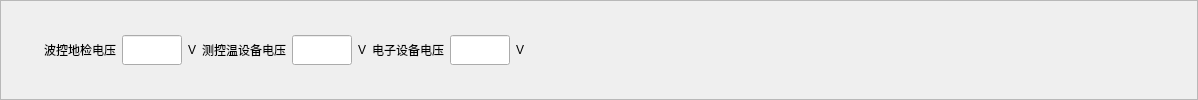
    <widget class="QFrame" name="frame">
     <property name="frameShape">
      <enum>QFrame::StyledPanel</enum>
     </property>
     <property name="frameShadow">
      <enum>QFrame::Raised</enum>
     </property>
     <layout class="QHBoxLayout" name="horizontalLayout_9">
      <property name="spacing">
       <number>6</number>
      </property>
      <property name="leftMargin">
       <number>3</number>
      </property>
      <property name="topMargin">
       <number>3</number>
      </property>
      <property name="rightMargin">
       <number>3</number>
      </property>
      <property name="bottomMargin">
       <number>3</number>
      </property>
      <item>
       <spacer name="horizontalSpacer_2">
        <property name="orientation">
         <enum>Qt::Horizontal</enum>
        </property>
        <property name="sizeHint" stdset="0">
         <size>
          <width>40</width>
          <height>20</height>
         </size>
        </property>
       </spacer>
      </item>
      <item>
       <widget class="QLabel" name="label">
        <property name="minimumSize">
         <size>
          <width>0</width>
          <height>30</height>
         </size>
        </property>
        <property name="font">
         <font>
          <pointsize>9</pointsize>
         </font>
        </property>
        <property name="text">
         <string>波控地检电压</string>
        </property>
       </widget>
      </item>
      <item>
       <widget class="QLineEdit" name="waveGroundVoltageEdit">
        <property name="minimumSize">
         <size>
          <width>0</width>
          <height>30</height>
         </size>
        </property>
        <property name="maximumSize">
         <size>
          <width>60</width>
          <height>16777215</height>
         </size>
        </property>
        <property name="font">
         <font>
          <pointsize>9</pointsize>
         </font>
        </property>
       </widget>
      </item>
      <item>
       <widget class="QLabel" name="label_4">
        <property name="minimumSize">
         <size>
          <width>0</width>
          <height>30</height>
         </size>
        </property>
        <property name="font">
         <font>
          <pointsize>9</pointsize>
         </font>
        </property>
        <property name="text">
         <string>&lt;html&gt;&lt;head/&gt;&lt;body&gt;&lt;p&gt;V&lt;/p&gt;&lt;/body&gt;&lt;/html&gt;</string>
        </property>
       </widget>
      </item>
      <item>
       <widget class="QLabel" name="label_2">
        <property name="minimumSize">
         <size>
          <width>0</width>
          <height>30</height>
         </size>
        </property>
        <property name="font">
         <font>
          <pointsize>9</pointsize>
         </font>
        </property>
        <property name="text">
         <string>&lt;html&gt;&lt;head/&gt;&lt;body&gt;&lt;p&gt;测控温设备电压&lt;/p&gt;&lt;/body&gt;&lt;/html&gt;</string>
        </property>
       </widget>
      </item>
      <item>
       <widget class="QLineEdit" name="temperatureDeviceVoltageEdit">
        <property name="minimumSize">
         <size>
          <width>0</width>
          <height>30</height>
         </size>
        </property>
        <property name="maximumSize">
         <size>
          <width>60</width>
          <height>16777215</height>
         </size>
        </property>
        <property name="font">
         <font>
          <pointsize>9</pointsize>
         </font>
        </property>
       </widget>
      </item>
      <item>
       <widget class="QLabel" name="label_5">
        <property name="minimumSize">
         <size>
          <width>0</width>
          <height>30</height>
         </size>
        </property>
        <property name="font">
         <font>
          <pointsize>9</pointsize>
         </font>
        </property>
        <property name="text">
         <string>&lt;html&gt;&lt;head/&gt;&lt;body&gt;&lt;p&gt;V&lt;/p&gt;&lt;/body&gt;&lt;/html&gt;</string>
        </property>
       </widget>
      </item>
      <item>
       <widget class="QLabel" name="label_3">
        <property name="font">
         <font>
          <pointsize>9</pointsize>
         </font>
        </property>
        <property name="text">
         <string>&lt;html&gt;&lt;head/&gt;&lt;body&gt;&lt;p&gt;电子设备电压&lt;/p&gt;&lt;/body&gt;&lt;/html&gt;</string>
        </property>
       </widget>
      </item>
      <item>
       <widget class="QLineEdit" name="electronicDeviceVoltageEdit">
        <property name="minimumSize">
         <size>
          <width>0</width>
          <height>30</height>
         </size>
        </property>
        <property name="maximumSize">
         <size>
          <width>60</width>
          <height>16777215</height>
         </size>
        </property>
        <property name="font">
         <font>
          <pointsize>9</pointsize>
         </font>
        </property>
       </widget>
      </item>
      <item>
       <widget class="QLabel" name="label_6">
        <property name="font">
         <font>
          <pointsize>9</pointsize>
         </font>
        </property>
        <property name="text">
         <string>&lt;html&gt;&lt;head/&gt;&lt;body&gt;&lt;p&gt;V&lt;/p&gt;&lt;/body&gt;&lt;/html&gt;</string>
        </property>
       </widget>
      </item>
      <item>
       <spacer name="horizontalSpacer">
        <property name="orientation">
         <enum>Qt::Horizontal</enum>
        </property>
        <property name="sizeHint" stdset="0">
         <size>
          <width>670</width>
          <height>20</height>
         </size>
        </property>
       </spacer>
      </item>
     </layout>
    </widget>
